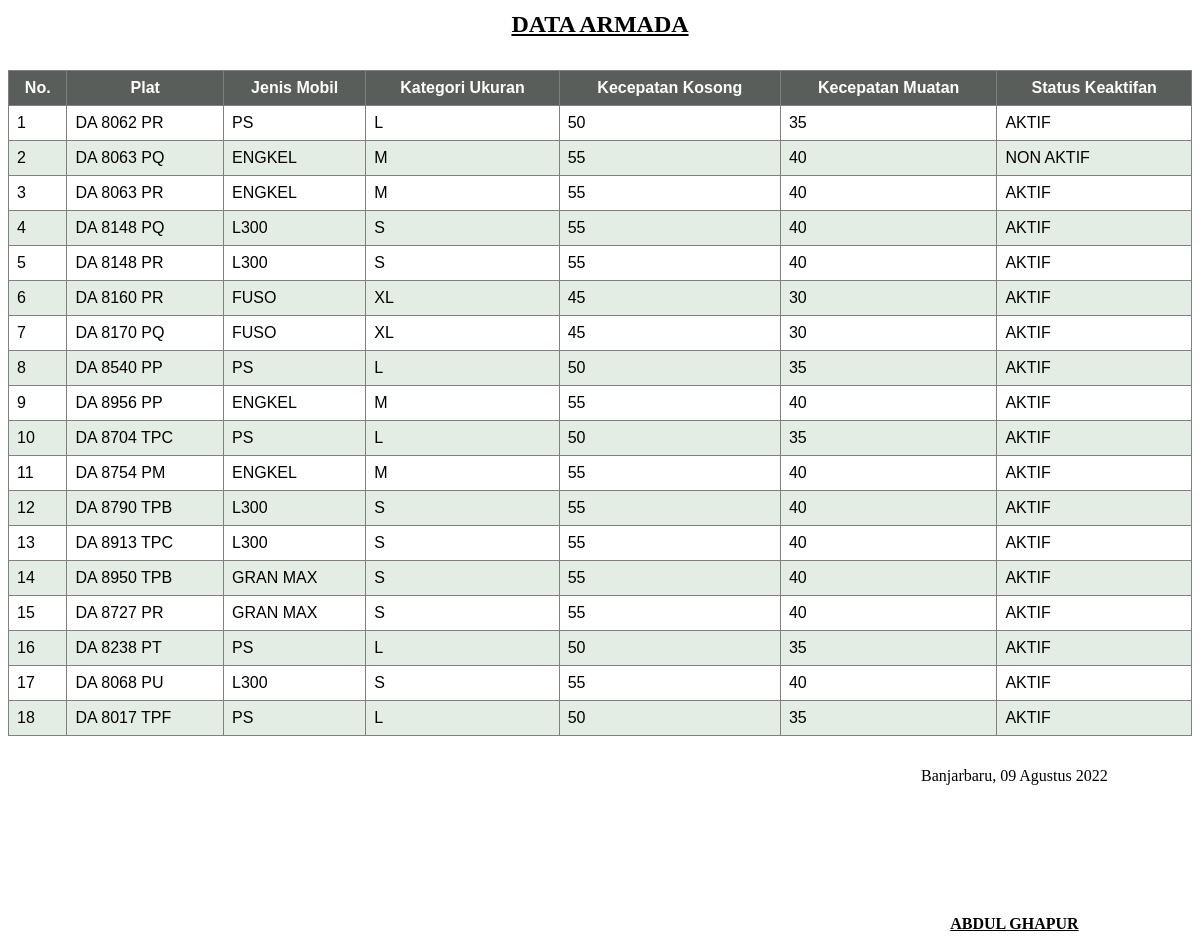
/adminkeu/report/reportarmada-res.php (signed in), run on the app's committed database.
### tables this page shows
CREATE TABLE `armada` (
  `id` int(4) NOT NULL,
  `plat` varchar(11) NOT NULL,
  `jenis_mobil` enum('PS','ENGKEL','L300','FUSO','GRAN MAX') NOT NULL,
  `kateg_mobil` enum('S','M','L','XL') NOT NULL,
  `kecepatan_kosong` int(3) NOT NULL,
  `kecepatan_muatan` int(3) NOT NULL,
  `tanggal_registrasi` datetime NOT NULL DEFAULT current_timestamp(),
  `tanggal_update_data` timestamp NULL DEFAULT current_timestamp() ON UPDATE current_timestamp(),
  `status_keaktifan` enum('AKTIF','NON AKTIF') NOT NULL DEFAULT 'AKTIF'
);

### adminkeu/report/reportarmada-res.php (the view, shortened to what this page needs)
<?php
$database = new Database;
$db = $database->getConnection();
$selectSql = "SELECT * FROM armada";
$stmt = $db->prepare($selectSql);
$stmt->execute();
?>
<table style="width: 100%; margin-bottom: 10px;">
  <tr>
    <td align="center" style="font-weight: bold; padding-bottom: 20px; font-size: x-large;"><u>DATA ARMADA</u></td>
  </tr>
</table>
<table id="content">
  <thead>
    <tr>
      <th>No.</th>
      <th>Plat</th>
      <th>Jenis Mobil</th>
      <th>Kategori Ukuran</th>
      <th>Kecepatan Kosong</th>
      <th>Kecepatan Muatan</th>
      <th>Status Keaktifan</th>
    </tr>
  </thead>
  <tbody>
    <?php
    $no = 1;
    while ($row = $stmt->fetch(PDO::FETCH_ASSOC)) {
    ?>
      <tr>
        <td><?= $no++ ?></td>
        <td><?= $row['plat'] ?></td>
        <td><?= $row['jenis_mobil'] ?></td>
        <td><?= $row['kateg_mobil'] ?></td>
        <td><?= $row['kecepatan_kosong'] ?></td>
        <td><?= $row['kecepatan_muatan'] ?></td>
        <td><?= $row['status_keaktifan'] ?></td>
      </tr>
    <?php } ?>
  </tbody>
</table>
<table id="summary" style="page-break-inside: avoid;" autosize="1">
  <tr>
    <td width="70%"></td>
    <td align="center">Banjarbaru, <?= tanggal_indo(date('Y-m-d')) ?></td>
  </tr>
  <tr>
    <td width=" 70%"></td>
    <td><br><br><br><br><br><br><br></td>
  </tr>
  <tr>
    <td width="70%"></td>
    <td align="center"><u><b><?= $_SESSION['nama'] ?></b></u></td>
  </tr>
</table>
<?php
function tanggal_indo($date, $cetak_hari = false)
{
  $bulan = array(
    1 =>   'Januari',
    'Februari',
    'Maret',
    'April',
    'Mei',
    'Juni',
    'Juli',
    'Agustus',
    'September',
    'Oktober',
    'November',
    'Desember'
  );
  $split = explode(' ', $date);
  $split_tanggal = explode('-', $split[0]);
  if (count($split) == 1) {
    $tgl_indo = $split_tanggal[2] . ' ' . $bulan[(int)$split_tanggal[1]] . ' ' . $split_tanggal[0];
  } else {
    $split_waktu = explode(':', $split[1]);
    $tgl_indo = $split_tanggal[2] . ' ' . $bulan[(int)$split_tanggal[1]] . ' ' . $split_tanggal[0] . ' ' . $split_waktu[0] . ':' . $split_waktu[1] . ':' . $split_waktu[2];
  }
  return $tgl_indo;
}
?>

### adminkeu/report/reportarmada-res.php (style rules this page uses)
table#content { font-family: Arial, Helvetica, sans-serif; border-collapse: collapse; width: 100%; margin-bottom: 30px; }
table#content th { border: 1px solid grey; padding: 8px; text-align: center; width: fit-content; background-color: #5a5e5a; color: white; }
table#content td { border: 1px solid grey; padding: 8px; }
table#content tbody tr:nth-child(even) { background-color: #e4ede4; }
table#summary { width: 100%; border-collapse: collapse; }

### data on the page
armada: plat "DA 8062 PR", jenis_mobil "PS", kateg_mobil "L", kecepatan_kosong "50", kecepatan_muatan "35", status_keaktifan "AKTIF"
armada: plat "DA 8063 PQ", jenis_mobil "ENGKEL", kateg_mobil "M", kecepatan_kosong "55", kecepatan_muatan "40", status_keaktifan "NON AKTIF"
armada: plat "DA 8063 PR", jenis_mobil "ENGKEL", kateg_mobil "M", kecepatan_kosong "55", kecepatan_muatan "40", status_keaktifan "AKTIF"
armada: plat "DA 8148 PQ", jenis_mobil "L300", kateg_mobil "S", kecepatan_kosong "55", kecepatan_muatan "40", status_keaktifan "AKTIF"
armada: plat "DA 8148 PR", jenis_mobil "L300", kateg_mobil "S", kecepatan_kosong "55", kecepatan_muatan "40", status_keaktifan "AKTIF"
armada: plat "DA 8160 PR", jenis_mobil "FUSO", kateg_mobil "XL", kecepatan_kosong "45", kecepatan_muatan "30", status_keaktifan "AKTIF"
armada: plat "DA 8170 PQ", jenis_mobil "FUSO", kateg_mobil "XL", kecepatan_kosong "45", kecepatan_muatan "30", status_keaktifan "AKTIF"
armada: plat "DA 8540 PP", jenis_mobil "PS", kateg_mobil "L", kecepatan_kosong "50", kecepatan_muatan "35", status_keaktifan "AKTIF"
armada: plat "DA 8956 PP", jenis_mobil "ENGKEL", kateg_mobil "M", kecepatan_kosong "55", kecepatan_muatan "40", status_keaktifan "AKTIF"
armada: plat "DA 8704 TPC", jenis_mobil "PS", kateg_mobil "L", kecepatan_kosong "50", kecepatan_muatan "35", status_keaktifan "AKTIF"
armada: plat "DA 8754 PM", jenis_mobil "ENGKEL", kateg_mobil "M", kecepatan_kosong "55", kecepatan_muatan "40", status_keaktifan "AKTIF"
armada: plat "DA 8790 TPB", jenis_mobil "L300", kateg_mobil "S", kecepatan_kosong "55", kecepatan_muatan "40", status_keaktifan "AKTIF"
armada: plat "DA 8913 TPC", jenis_mobil "L300", kateg_mobil "S", kecepatan_kosong "55", kecepatan_muatan "40", status_keaktifan "AKTIF"
armada: plat "DA 8950 TPB", jenis_mobil "GRAN MAX", kateg_mobil "S", kecepatan_kosong "55", kecepatan_muatan "40", status_keaktifan "AKTIF"
armada: plat "DA 8727 PR", jenis_mobil "GRAN MAX", kateg_mobil "S", kecepatan_kosong "55", kecepatan_muatan "40", status_keaktifan "AKTIF"
armada: plat "DA 8238 PT", jenis_mobil "PS", kateg_mobil "L", kecepatan_kosong "50", kecepatan_muatan "35", status_keaktifan "AKTIF"
armada: plat "DA 8068 PU", jenis_mobil "L300", kateg_mobil "S", kecepatan_kosong "55", kecepatan_muatan "40", status_keaktifan "AKTIF"
armada: plat "DA 8017 TPF", jenis_mobil "PS", kateg_mobil "L", kecepatan_kosong "50", kecepatan_muatan "35", status_keaktifan "AKTIF"

### other printed values
$_SESSION['nama'] "ABDUL GHAPUR"
